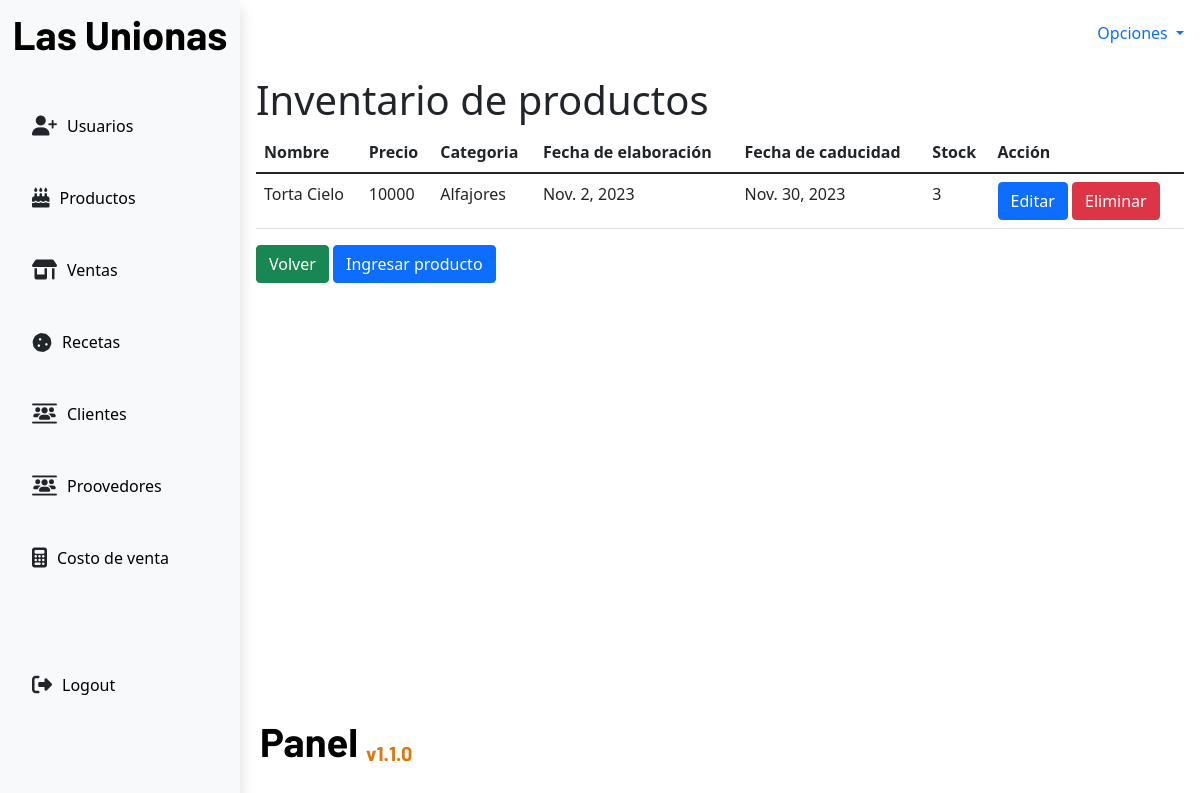
Screenshot of /products/ with the database file from the repository.
### app/models.py (models this page shows, shortened)
class ProductsInventory(models.Model):
    name = models.CharField(max_length=100,null=False)
    price = models.PositiveIntegerField(null=False)
    category = models.ForeignKey(CategoryProduct, on_delete=models.PROTECT)
    elabDate = models.DateField()
    expDate = models.DateField()
    stock = models.PositiveIntegerField(null=False)

class CategoryProduct(models.Model):
    name = models.CharField(max_length=50)
    def __str__(self):
        return self.name

### app/views.py (the view)
# urls.py: path('products/',views.productsTable,name='productsTable'),
def productsTable(request):
    if request.method == 'GET':
        products = ProductsInventory.objects.all()
        return render(request,'products/productsTable.html',{'products':products})

### app/templates/products/productsTable.html
{% extends 'base.html' %}
{% block content %}
<div>
    <h1>Inventario de productos</h1>
</div>
<div>
    <table class="table">
        <thead>
            <tr>
                <th>Nombre</th>
                <th>Precio</th>
                <th>Categoria</th>
                <th>Fecha de elaboración</th>
                <th>Fecha de caducidad</th>
                <th>Stock</th>
                <th>Acción</th>
            </tr>
        </thead>
        <tbody>
            {%for product in products%}
            <tr>
                <td>{{product.name}}</td>
                <td>{{product.price}}</td>
                <td>{{product.category}}</td>
                <td>{{product.elabDate}}</td>
                <td>{{product.expDate}}</td>
                <td>{{product.stock}}</td>
                <td>
                    <a class="btn btn-primary" href="{% url 'updateProducts' product.id %}">Editar</a>
                    <a class="btn btn-danger" href="{% url 'deleteProducts' product.id %}">Eliminar</a>
                </td>
            </tr>
            {%endfor%}
        </tbody>
    </table>
</div>
<div>
    <a class="btn btn-success" href="{% url 'home'%}">Volver</a>
    <a class="btn btn-primary" href="{% url 'createProducts'%}">Ingresar producto</a>
</div>
{% endblock content %}

### app/static/css/panel.css (style rules this page uses)
:root { --titles: "Barlow", sans-serif; --primary: #1ea4a2; --primary: #1ea4a2; --light: #eef0f4; --grey: #fafafa; --black: #06070a; --blackclaire: #1d2125; --oceanBlue: #172d4f; }
* { box-sizing: border-box; margin: 0; padding: 0; }
html, body { min-height: 100%; height: 100%; }

### rows the page displays
ProductsInventory: name "Torta Cielo", price "10000", category "Alfajores", elabDate "Nov. 2, 2023", expDate "Nov. 30, 2023", stock "3"
